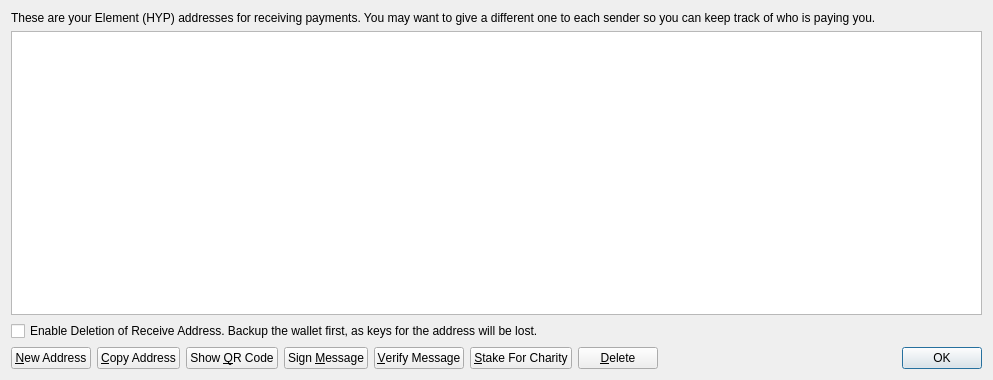
<?xml version="1.0" encoding="UTF-8"?>
<ui version="4.0">
 <class>AddressBookPage</class>
 <widget class="QWidget" name="AddressBookPage">
  <property name="geometry">
   <rect>
    <x>0</x>
    <y>0</y>
    <width>993</width>
    <height>380</height>
   </rect>
  </property>
  <property name="windowTitle">
   <string>Address Book</string>
  </property>
  <layout class="QVBoxLayout" name="verticalLayout">
   <item>
    <widget class="QLabel" name="labelExplanation">
     <property name="text">
      <string>These are your Element (HYP) addresses for receiving payments. You may want to give a different one to each sender so you can keep track of who is paying you.</string>
     </property>
     <property name="textFormat">
      <enum>Qt::PlainText</enum>
     </property>
     <property name="wordWrap">
      <bool>true</bool>
     </property>
    </widget>
   </item>
   <item>
    <widget class="QTableView" name="tableView">
     <property name="contextMenuPolicy">
      <enum>Qt::CustomContextMenu</enum>
     </property>
     <property name="toolTip">
      <string>Double-click to edit address or label</string>
     </property>
     <property name="tabKeyNavigation">
      <bool>false</bool>
     </property>
     <property name="alternatingRowColors">
      <bool>true</bool>
     </property>
     <property name="selectionMode">
      <enum>QAbstractItemView::SingleSelection</enum>
     </property>
     <property name="selectionBehavior">
      <enum>QAbstractItemView::SelectRows</enum>
     </property>
     <property name="sortingEnabled">
      <bool>true</bool>
     </property>
     <attribute name="verticalHeaderVisible">
      <bool>false</bool>
     </attribute>
    </widget>
   </item>
   <item>
    <widget class="QCheckBox" name="deleteCheckBox">
     <property name="text">
      <string>Enable Deletion of Receive Address. Backup the wallet first, as keys for the address will be lost.</string>
     </property>
    </widget>
   </item>
   <item>
    <layout class="QHBoxLayout" name="horizontalLayout">
     <item>
      <widget class="QPushButton" name="newAddressButton">
       <property name="toolTip">
        <string>Create a new address</string>
       </property>
       <property name="text">
        <string>&amp;New Address</string>
       </property>
       <property name="icon">
        <iconset resource="../bitcoin.qrc">
         <normaloff>:/icons/add</normaloff>:/icons/add</iconset>
       </property>
      </widget>
     </item>
     <item>
      <widget class="QPushButton" name="copyToClipboard">
       <property name="toolTip">
        <string>Copy the currently selected address to the system clipboard</string>
       </property>
       <property name="text">
        <string>&amp;Copy Address</string>
       </property>
       <property name="icon">
        <iconset resource="../bitcoin.qrc">
         <normaloff>:/icons/editcopy</normaloff>:/icons/editcopy</iconset>
       </property>
      </widget>
     </item>
     <item>
      <widget class="QPushButton" name="showQRCode">
       <property name="text">
        <string>Show &amp;QR Code</string>
       </property>
       <property name="icon">
        <iconset resource="../bitcoin.qrc">
         <normaloff>:/icons/qrcode</normaloff>:/icons/qrcode</iconset>
       </property>
      </widget>
     </item>
     <item>
      <widget class="QPushButton" name="signMessage">
       <property name="toolTip">
        <string>Sign a message to prove you own a Element address</string>
       </property>
       <property name="text">
        <string>Sign &amp;Message</string>
       </property>
       <property name="icon">
        <iconset resource="../bitcoin.qrc">
         <normaloff>:/icons/edit</normaloff>:/icons/edit</iconset>
       </property>
      </widget>
     </item>
     <item>
      <widget class="QPushButton" name="verifyMessage">
       <property name="toolTip">
        <string>Verify a message to ensure it was signed with a specified Element address</string>
       </property>
       <property name="text">
        <string>&amp;Verify Message</string>
       </property>
       <property name="icon">
        <iconset resource="../bitcoin.qrc">
         <normaloff>:/icons/transaction_0</normaloff>:/icons/transaction_0</iconset>
       </property>
      </widget>
     </item>
     <item>
      <widget class="QPushButton" name="stakeForCharityPushButton">
       <property name="toolTip">
        <string>Send a percentage of stake to a specified Element address</string>
       </property>
       <property name="text">
        <string>&amp;Stake For Charity</string>
       </property>
       <property name="icon">
        <iconset resource="../bitcoin.qrc">
         <normaloff>:/icons/send</normaloff>:/icons/send</iconset>
       </property>
      </widget>
     </item>
     <item>
      <widget class="QPushButton" name="deleteButton">
       <property name="toolTip">
        <string>Delete the currently selected address from the list</string>
       </property>
       <property name="text">
        <string>&amp;Delete</string>
       </property>
       <property name="icon">
        <iconset resource="../bitcoin.qrc">
         <normaloff>:/icons/remove</normaloff>:/icons/remove</iconset>
       </property>
      </widget>
     </item>
     <item>
      <spacer name="horizontalSpacer">
       <property name="orientation">
        <enum>Qt::Horizontal</enum>
       </property>
       <property name="sizeHint" stdset="0">
        <size>
         <width>40</width>
         <height>20</height>
        </size>
       </property>
      </spacer>
     </item>
     <item>
      <widget class="QDialogButtonBox" name="buttonBox">
       <property name="sizePolicy">
        <sizepolicy hsizetype="Maximum" vsizetype="Fixed">
         <horstretch>0</horstretch>
         <verstretch>0</verstretch>
        </sizepolicy>
       </property>
       <property name="standardButtons">
        <set>QDialogButtonBox::Ok</set>
       </property>
      </widget>
     </item>
    </layout>
   </item>
  </layout>
 </widget>
 <resources>
  <include location="../bitcoin.qrc"/>
 </resources>
 <connections/>
</ui>
